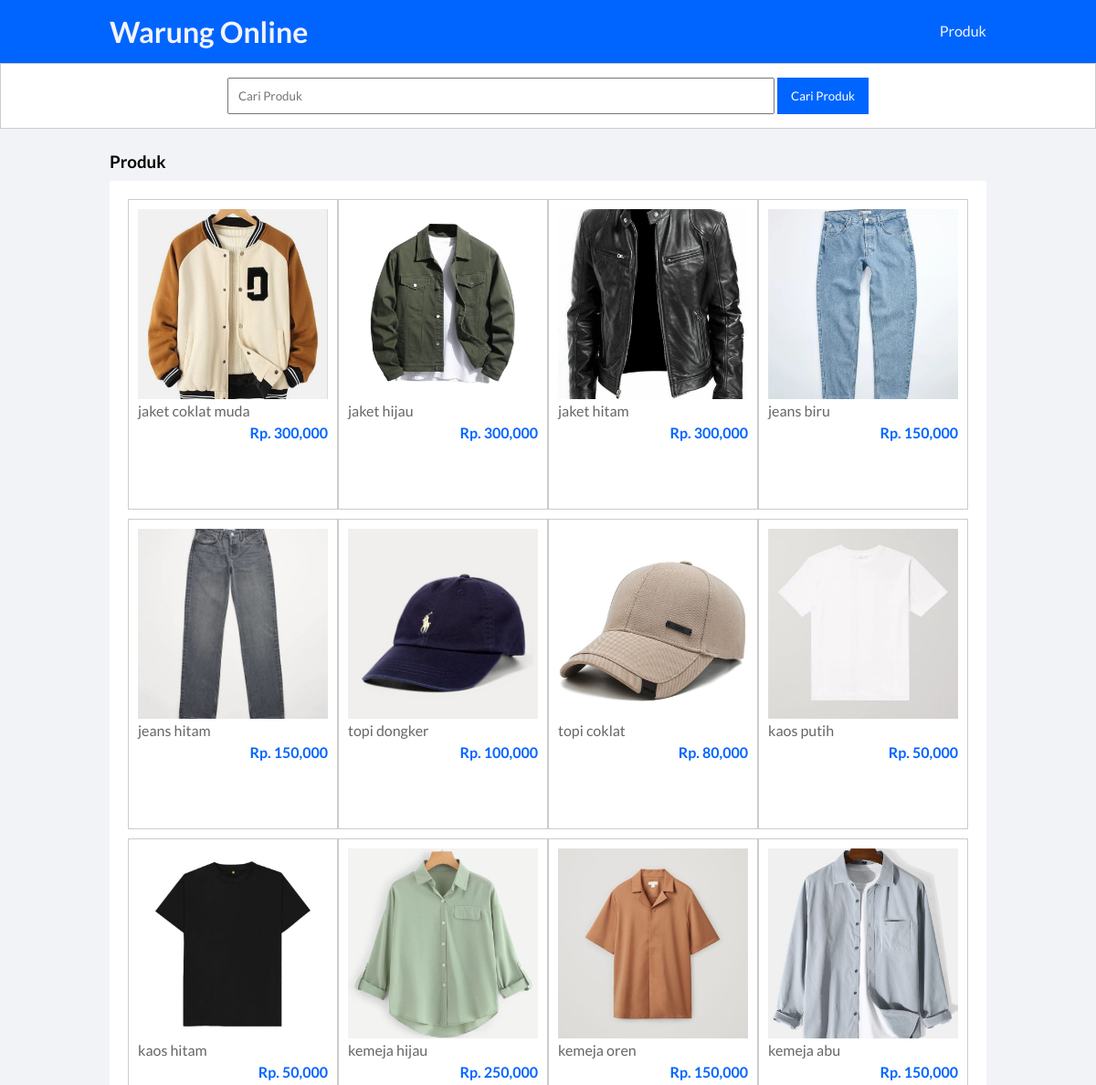
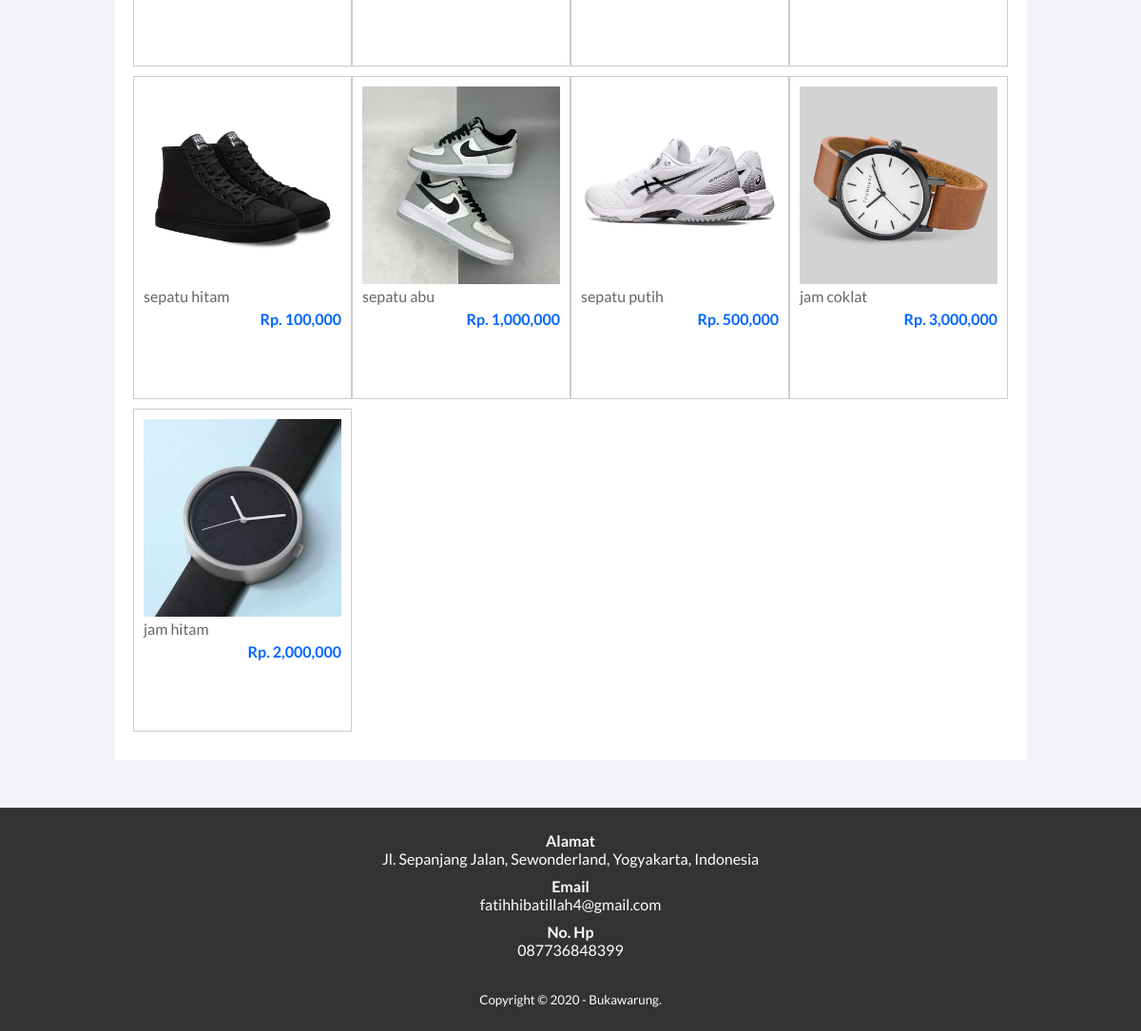
/produk.php, run on the app's committed database (2 pictures, top to bottom).
### tables this page shows
CREATE TABLE `tb_product` (
  `product_id` int(11) NOT NULL,
  `category_id` int(11) NOT NULL,
  `product_name` varchar(100) NOT NULL,
  `product_price` int(11) NOT NULL,
  `product_description` text NOT NULL,
  `product_images` varchar(100) NOT NULL,
  `product_status` tinyint(1) NOT NULL,
  `date_created` timestamp NOT NULL DEFAULT current_timestamp()
);

### connect.php (called while the page is built, shortened)
<?php
class database{
	private $hostname = "localhost";
	private $username = "root";
	private $password = "";
	private $dbname = "warung_online";
	private $koneksi = "";
	public function __construct(){
		$this->koneksi = mysqli_connect($this->hostname, $this->username, $this->password,$this->dbname);
	}
	public function getConnection() {
        return $this->koneksi;
	}
}
class AdminClass extends database{
	public function tampil_kontak(){
		$kontak = mysqli_query($this->getConnection(), "SELECT * FROM tb_admin WHERE admin_id = 1");
		return $kontak;
	}
}
class Customer extends database{
	public function all_produk(){
		$where = "AND product_name LIKE '%".$_GET['search']."%' AND category_id LIKE '%".$_GET['kat']."%' ";
		$produk = mysqli_query($this->getConnection(), "SELECT * FROM tb_product WHERE product_status = 1 $where ORDER BY product_id DESC");
		return $produk;
	}
}
?>

### produk.php (the view, shortened to what this page needs)
<?php
    include 'connect.php';
    $kontak = new AdminClass;
    $a = mysqli_fetch_object($kontak->tampil_kontak());
?>
<!DOCTYPE html>
<html lang="en">
<head>
    <link rel="stylesheet" type="text/css" href="css/style.css">
</head>
<body>
    <header>
        <div class="container">
            <h1><a href="index.php">Warung Online</h1>
            <ul>
                <li><a href="produk.php">Produk</a></li>
            </ul>
        </div>
    </header>
	<div class="search">
		<div class="container">
			<form action="produk.php">
				<input type="text" name="search" placeholder="Cari Produk" value="<?php echo $_GET['search'] ?>">
				<input type="submit" name="cari" value="Cari Produk">
			</form>
		</div>
	</div>
	<div class="section">
		<div class="container">
			<h3>Produk</h3>
			<div class="box">
				<?php
					$pro = new Customer();
					$produk = $pro->all_produk();
					if(mysqli_num_rows($produk) > 0){
						while($p = mysqli_fetch_array($produk)){
				?>
					<a href="detail-produk.php?id=<?php echo $p['product_id'] ?>">
						<div class="col-4">
							<img src="produk/<?php echo $p['product_images'] ?>">
							<p class="nama"><?php echo substr($p['product_name'], 0, 30) ?></p>
							<p class="harga">Rp. <?php echo number_format($p['product_price']) ?></p>
						</div>
					</a>
				<?php }}else{ ?>
					<p>Produk tidak ada</p>
				<?php } ?>
			</div>
		</div>
	</div>
	<div class="footer">
		<div class="container">
			<h4>Alamat</h4>
			<p><?php echo $a->admin_address ?></p>
			<h4>Email</h4>
			<p><?php echo $a->admin_email ?></p>
			<h4>No. Hp</h4>
			<p><?php echo $a->admin_telp ?></p>
			<small>Copyright &copy; 2020 - Bukawarung.</small>
		</div>
	</div>
</body>
</html>

### css/style.css (style rules this page uses)
* { padding:0; margin:0; font-family: 'Lato', sans-serif; }
* { color: inherit; text-decoration: none; }
body { background-color: #f2f3f7; }
header { background-color: #0065ff; color: #f2f3f7; }
header h1 { float: left; padding: 15px 0; }
header ul { float: right; }
header ul li { display: inline-block; }
header ul li a { padding: 20px 0 20px 15px; display: inline-block; }
.container { width: 80%; margin: auto; }
.container:after { content: ''; display:block; clear:both; }
.section { padding: 25px 0; }
.box { background-color: #fff; border: none; padding: 20px ; box-sizing: border-box; margin: 10px 0 25px 0; }
.box:after { content: ''; display: block; clear: both; }
.search { padding: 15px 0; background-color: #fff; border:1px solid #ccc; text-align: center; }
.search input[type=text] { width: 60%; padding: 10px; }
.search input[type=submit] { padding: 12px 15px; background-color: #0065ff; color: #fff; border: none; cursor: pointer; }
.col-4 { width: 25%; height: 340px; border: 1px solid #ccc; float: left; padding: 10px; box-sizing: border-box; margin-bottom: 10px; }
.col-4 img { width: 100%; }
.col-4 .nama { color: #666; margin-bottom: 5px; }
.col-4 .harga { font-weight: bold; color: #0065ff; float: right; }
.footer { padding: 25px 0; background-color: #333; color: #fff; text-align: center; }
.footer p { margin-bottom: 10px; }
.footer small { margin-top: 25px; display: inline-block; }

### data on the page
tb_product: product_images (picture), product_name "jaket coklat muda", product_price "300,000"
tb_product: product_images (picture), product_name "jaket hijau", product_price "300,000"
tb_product: product_images (picture), product_name "jaket hitam", product_price "300,000"
tb_product: product_images (picture), product_name "jeans biru", product_price "150,000"
tb_product: product_images (picture), product_name "jeans hitam", product_price "150,000"
tb_product: product_images (picture), product_name "topi dongker", product_price "100,000"
tb_product: product_images (picture), product_name "topi coklat", product_price "80,000"
tb_product: product_images (picture), product_name "kaos putih", product_price "50,000"
tb_product: product_images (picture), product_name "kaos hitam", product_price "50,000"
tb_product: product_images (picture), product_name "kemeja hijau", product_price "250,000"
tb_product: product_images (picture), product_name "kemeja oren", product_price "150,000"
tb_product: product_images (picture), product_name "kemeja abu", product_price "150,000"
tb_product: product_images (picture), product_name "sepatu hitam", product_price "100,000"
tb_product: product_images (picture), product_name "sepatu abu", product_price "1,000,000"
tb_product: product_images (picture), product_name "sepatu putih", product_price "500,000"
tb_product: product_images (picture), product_name "jam coklat", product_price "3,000,000"
tb_product: product_images (picture), product_name "jam hitam", product_price "2,000,000"

### other printed values
$a->admin_address "Jl. Sepanjang Jalan, Sewonderland, Yogyakarta, Indonesia"
$a->admin_email "fatihhibatillah4@gmail.com"
$a->admin_telp "087736848399"
